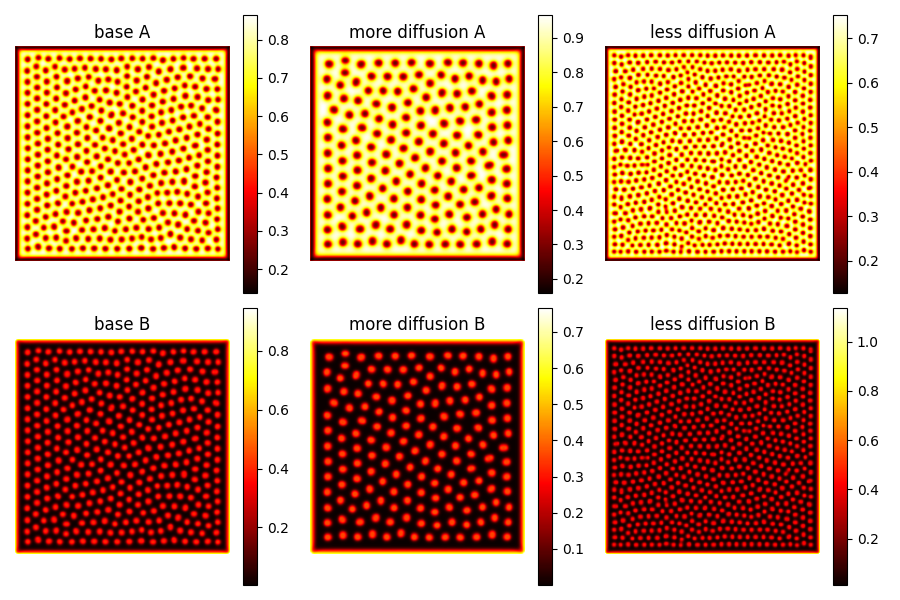

Source code (Python):
#!/usr/bin/python3
import pickle as pkl
from itertools import product
from typing import Dict, Tuple

import networkx as nx
import numpy as np
import torch
from bresenham import bresenham
from matplotlib import pyplot as plt
from scipy.ndimage import laplace
from sklearn.cluster import *
from sklearn.neighbors import NearestCentroid
from tqdm import tqdm

from definitions import POS
from roadmaps.var_odrm_torch.var_odrm_torch import make_graph_and_flann

# src: https://github.com/benmaier/reaction-diffusion/blob/master/gray_scott.ipynb


def gray_scott_update(A, B, A_bg, B_bg, mask, DA, DB, f, k, delta_t):
    """
    Updates a concentration configuration according to a Gray-Scott model
    with diffusion coefficients `DA` and `DB`, as well as feed rate `f` and
    kill rate `k`.
    """

    # Let's get the discrete Laplacians first
    LA = laplace(A, mode="constant", cval=A_bg)
    LB = laplace(B, mode="constant", cval=B_bg)

    # Now apply the update formula
    diff_A = (DA*LA - A*B**2 + f*(1-A)) * delta_t
    diff_B = (DB*LB + A*B**2 - (k+f)*B) * delta_t

    A += diff_A
    B += diff_B
    A[mask] = A_bg
    B[mask] = B_bg

    return A, B


def get_initial_configuration(N, random_influence=0.2) -> Tuple[np.ndarray, np.ndarray]:
    """
    Initialize a concentration configuration. `N` is the side length
    of the (`N` x `N`)-sized grid.
    `random_influence` describes how much noise is added.
    """

    # We start with a configuration where on every grid cell
    # there's a lot of chemical A, so the concentration is high
    A = (1-random_influence) * np.ones((N, N)) + \
        random_influence * np.random.random((N, N))

    # Let's assume there's only a bit of B everywhere
    B = random_influence * np.random.random((N, N))

    # Now let's add a disturbance in the center
    N2 = N//2
    radius = r = int(N/10.0)

    A[N2-r:N2+r, N2-r:N2+r] = 0.50
    B[N2-r:N2+r, N2-r:N2+r] = 0.25

    return A, B


def bitmap_to_point_poses(bitmap: np.ndarray) -> np.ndarray:
    """
    Convert a bitmap to a list of point poses.
    """
    assert bitmap.ndim == 2
    assert bitmap.shape[0] == bitmap.shape[1]
    width = bitmap.shape[0]

    int_poses = []
    for x, y in product(range(bitmap.shape[0]), repeat=2):
        if bitmap[x, y]:
            int_poses.append((x, y))

    model = AgglomerativeClustering(
        n_clusters=None, distance_threshold=1.1, linkage="single")
    model.fit(int_poses)
    # return model.children_
    y_predict = model.fit_predict(int_poses)
    # ...
    clf = NearestCentroid()
    clf.fit(int_poses, y_predict)
    points = clf.centroids_ / width
    return np.unique(points, axis=0)


def is_free(bitmap, ax, ay, bx, by):
    """Check if a line between two points is free in a `bitmap`."""
    for x, y in bresenham(ax, ay, bx, by):
        if not bitmap[x, y]:
            return False
    return True


def find_radius(point_poses, bitmap):
    """Find the radius of the circles centred around `point_poses` in the
    `bitmap`."""
    radiuss = [0] * len(point_poses)
    for i_p, point_pose in enumerate(point_poses):
        c_x, c_y = (point_pose * bitmap.shape[0]).astype(int)
        for x, y in product(
            range(c_x-10, c_x+10),
            range(c_y-10, c_y+10)
        ):
            if x < 0 or y < 0 or x >= bitmap.shape[0] or y >= bitmap.shape[0]:
                continue
            if is_free(bitmap, x, y, c_x, c_y):
                radiuss[i_p] = max(radiuss[i_p], np.linalg.norm(
                    np.array([x, y]) - point_pose*bitmap.shape[0]))
    return np.mean(radiuss)


def poses_to_reaction_diffusion(
        point_poses: np.ndarray,
        A_min_max: Tuple[float, float], B_min_max: Tuple[float, float],
        width: int, radius: float) -> Tuple[np.ndarray, np.ndarray]:
    """Regenerate A and B for reaction diffusion by making circles around 
    the `point_poses`."""
    A_bg = A_min_max[1]
    A_fg = A_min_max[0] + .3
    B_bg = B_min_max[0]
    B_fg = B_min_max[1] - .1
    A = (np.random.rand(width, width) / 4 + 3 / 4) * A_bg
    B = (np.random.rand(width, width) / 4 + 3 / 4) * B_bg
    for i_p, point_pose in enumerate(point_poses):
        c_x, c_y = (point_pose * width).astype(int)
        for x, y in product(
            range(c_x-10, c_x+10),
            range(c_y-10, c_y+10)
        ):
            if np.linalg.norm(np.array([x, y]) - point_pose*width) < radius:
                A[x, y] = A_fg
                B[x, y] = B_fg
    return A, B


def sim(delta_t, N,
        N_simulation_steps, A_bg, B_bg, experiments, mask):
    """Run the simulations based on the params defined in `experiments`."""
    results: Dict[str, Dict[str, np.ndarray]] = {}
    for experiment_name, experiment in experiments.items():
        A, B = get_initial_configuration(N)
        for i in tqdm(range(N_simulation_steps)):
            A, B = gray_scott_update(
                A, B, A_bg, B_bg, mask, **experiment, delta_t=delta_t)
        results[experiment_name] = {"A": A, "B": B}
    pkl.dump(results, open("learn/reaction_diffusion/rd4mapf-rms.pkl", "wb"))


def draw(file: str):
    """Draw the reaction diffusion A and B from the `file`."""
    d = pkl.load(open(f"{file}.pkl", "rb"))
    ncols = len(d)
    nrows = len(d[list(d.keys())[0]])
    fig, axes = plt.subplots(nrows=nrows, ncols=ncols,
                             figsize=(ncols*3, nrows*3))
    for i, (key, value) in enumerate(d.items()):
        for j, (key2, value2) in enumerate(value.items()):
            pos = axes[j, i].imshow(value2, cmap="hot")
            fig.colorbar(pos, ax=axes[j, i])
            axes[j, i].set_title(f"{key} {key2}")
            axes[j, i].axis("off")
    fig.tight_lfile: strayout()
    plt.savefig(f"{file}.png")


def reaction_difussion_to_bitmap(B):
    """Convert a reaction diffusion data B to a binary bitmap."""
    bitmap = B > B.mean() * 1.7
    return bitmap


def plot_bitmap_and_poses(ax, bitmap, point_poses, title=""):
    """Plot a `bitmap` and the `point_poses` on the `ax`."""
    ax.imshow(bitmap, cmap="gray")
    ax.set_title(f"{title} bitmap, poses")
    ax.axis("off")
    ax.scatter(
        point_poses[:, 1] * bitmap.shape[0],
        point_poses[:, 0] * bitmap.shape[0],
        s=20,
        c="red",
        marker=".",
        alpha=0.9)


def processing_back_and_forth(mask, experiments):
    """Experiment to turn reaction diffusion into poses and back again."""
    d = pkl.load(open("learn/reaction_diffusion/rd4mapf-rms.pkl", "rb"))
    ncols = len(d)
    fig, axes = plt.subplots(nrows=4, ncols=ncols, figsize=(ncols*5, 4*5))
    map_img = tuple((np.logical_not(mask) * 255).astype(np.uint8))
    results: Dict[str, Dict[str, np.ndarray]] = {}
    for i, (experiment, data) in enumerate(d.items()):
        assert "A" in data.keys()
        assert "B" in data.keys()
        A = data["A"]
        B = data["B"]
        results[experiment] = {"A0": A, "B0": B}

        A_min_max = (A.min(), A.max())
        B_min_max = (B.min(), B.max())
        A_bg = A_min_max[1]
        B_bg = B_min_max[0]

        # raction diffusion to poses
        bitmap = reaction_difussion_to_bitmap(B)
        point_poses = bitmap_to_point_poses(bitmap)
        radius = find_radius(point_poses, bitmap)

        # display poses
        plot_bitmap_and_poses(axes[0, i], bitmap,
                              point_poses, title=experiment)

        # make a graph from that
        g, _ = make_graph_and_flann(pos=torch.Tensor(point_poses),
                                    map_img=map_img,
                                    desired_n_nodes=len(point_poses))

        # display graph
        axes[1, i].set_title(f"{len(point_poses)} points ...")
        pos = nx.get_node_attributes(g, POS)
        options = {
            "ax": axes[1, i],
            "node_size": 20,
            "node_color": "red",
            "edgecolors": "grey",
            "linewidths": 0.1,
            "width": 1,
            "with_labels": False
        }
        pos_dict = {i: [pos[i][1], -pos[i][0]] for i in g.nodes()}
        for e in g.edges():
            a, b = e
            if a == b:
                g.remove_edge(a, b)
        nx.draw_networkx(g, pos_dict, **options)
        axes[1, i].set_aspect("equal")
        axes[1, i].axis("off")

        # make poses into reaction diffusion
        A, B = poses_to_reaction_diffusion(
            point_poses, A_min_max, B_min_max, bitmap.shape[0], radius)
        bitmap = reaction_difussion_to_bitmap(B)
        point_poses = bitmap_to_point_poses(bitmap)
        plot_bitmap_and_poses(axes[2, i], bitmap,
                              point_poses, title=experiment)
        results[experiment]["A1"] = A.copy()
        results[experiment]["B1"] = B.copy()

        # make poses into raction diffusion
        for _ in range(100):
            A, B = gray_scott_update(
                A, B, A_bg, B_bg, mask, **experiments[experiment], delta_t=1)
        bitmap = reaction_difussion_to_bitmap(B)
        point_poses = bitmap_to_point_poses(bitmap)
        plot_bitmap_and_poses(axes[3, i], bitmap,
                              point_poses, title=experiment)
        results[experiment]["A2"] = A.copy()
        results[experiment]["B2"] = B.copy()

    pkl.dump(results, open(
        "learn/reaction_diffusion/rd4mapf-rms-processed.pkl", "wb"))
    fig.tight_layout()
    plt.savefig("learn/reaction_diffusion/rd4mapf-rms-poses.png", dpi=300)


if __name__ == "__main__":
    # update in time
    delta_t = 1.0

    # Diffusion coefficients
    DA = 0.14
    DB = 0.06

    # define feed/kill rates
    f = 0.035
    k = 0.065

    # grid size
    N = 200

    # simulation steps
    N_simulation_steps = 10000

    # "background" values for A and B
    A_bg = 0.0
    B_bg = 0.0

    experiments = {
        "base": {
            "DA": 0.14,
            "DB": 0.06,
            "f": 0.035,
            "k": 0.065,
        },
        "more diffusion": {
            "DA": 0.16,
            "DB": 0.08,
            "f": 0.035,
            "k": 0.065,
        },
        "less diffusion": {
            "DA": 0.12,
            "DB": 0.04,
            "f": 0.035,
            "k": 0.065,
        },
    }

    mask = np.zeros((N, N), dtype=bool)
    mask[N//3:N//3*2, 0:N//6] = True
    mask[N//6*1:N//6*5, N//6*4:N//6*5] = True

    # sim(delta_t, N, N_simulation_steps, A_bg, B_bg, experiments, mask)
    # draw("learn/reaction_diffusion/rd4mapf-rms")
    processing_back_and_forth(mask, experiments)
    draw("learn/reaction_diffusion/rd4mapf-rms-processed")
